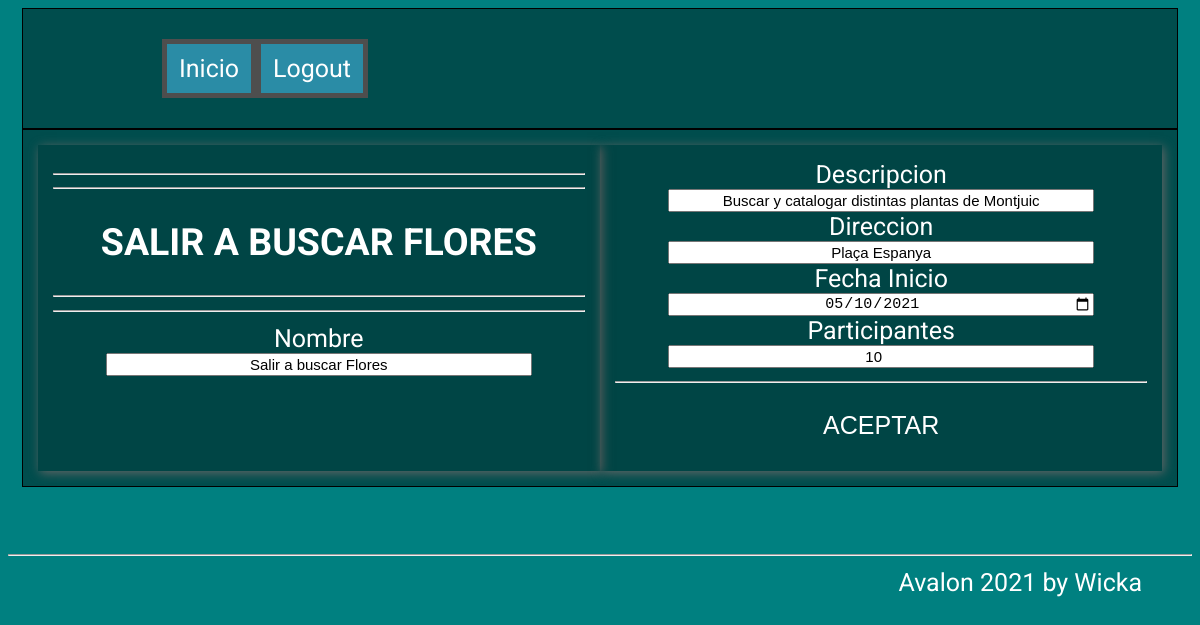
Page /activities_forms/form_editar.php?id=122 on the committed database.
### tables this page shows
CREATE TABLE `actividades` (
  `id` int(11) UNSIGNED NOT NULL,
  `id_ambito` int(11) UNSIGNED NOT NULL,
  `adaptada` int(1) NOT NULL,
  `name` varchar(50) NOT NULL,
  `descripcion` varchar(250) NOT NULL,
  `num_participante` int(11) NOT NULL,
  `fecha_inicio` date NOT NULL,
  `fecha_fin` date NOT NULL,
  `hora_inicio` time NOT NULL,
  `hora_fin` time NOT NULL,
  `duracion` int(11) NOT NULL,
  `id_voluntario` int(11) UNSIGNED NOT NULL,
  `id_poblacion` int(11) UNSIGNED NOT NULL,
  `direccion` varchar(100) NOT NULL,
  `id_grupo` int(11) UNSIGNED NOT NULL,
  `llena` int(1) NOT NULL,
  `id_estado` int(11) NOT NULL
);

### classes/Actividad.php (called while the page is built, shortened)
<?php
     class Actividad
      {
             function __construct($_id){
                  $this->id                 = $_id;
                  $conn=Connect_BBDD();
                  $Query = "SELECT * FROM actividades WHERE id = '$this->id'";
                  $_actividad = $conn->query($Query);
                  if($_actividad->num_rows > 0){
                    while($fila = $_actividad->fetch_assoc()) {
                      $this->name               = $fila['name'];
                      $this->descripcion        = $fila['descripcion'];
                      $this->fecha_inicio       = $fila['fecha_inicio'];
                      $this->direccion          = $fila['direccion'];
                      $this->num_participante   = $fila['num_participante'];
                    }
                }
          }
  }
 ?>

### activities_forms/form_editar.php (the view, shortened to what this page needs)
<?php
  include ("../classes/Actividad.php");
          if (isset($_GET['id'])==null){
          }else{
                $_actividad = new Actividad($_GET['id']);
          }
?>
<doctype html>
<html lang="es">
		<head>
        <link rel="stylesheet" href="../css/style.css" type="text/css"/>
		</head>
		<body id="editar_activities">
      <header>
        <div class="contenedor">
              <div   class="div_menu" >
                  <ul class="nav">
                    <li> <a href="../index.php">Inicio</a> </li>
                    <li> <a href="../sesiones/destroy_session.php"> Logout</a></li>
                  </ul>
              </div>
        </div>
      </header>
      <form class="login" action= "../crud_activities/editar.php" method="POST" >
				    <section class ="contenedor">
                <div class="division_vertical">
                      <hr><hr>
                        <h1><?php echo strtoupper($_actividad->name);?></h1><hr>
                        <hr>
                        Nombre <br>
                      <input  class="form_texto"  type="text" name="name" id="name" placeholder="name"  required
                       value='<?php echo $_actividad->name;?>'>
                       <br>
                </div>
      						<div id="div_alta" class="division_vertical">
      			               	Descripcion <br>
      											<input  class="form_texto"  type="text" name="descripcion" id="descripcion" placeholder="descripcion"  required
                             value='<?php echo $_actividad->descripcion;?>'>
                            <br>
      			             	  Direccion <br>
      			                <input  class="form_texto"  type="text" name="direccion" id="direccion" placeholder="direccion"  required
                            value='<?php echo $_actividad->direccion;?>'>
                            <br>
      			               	Fecha Inicio <br>
      			                <input  class="form_date"  type="date" name="fecha_inicio" id="fecha_inicio" placeholder="fecha_inicio"  required
                            value='<?php echo $_actividad->fecha_inicio;?>'>
                             Participantes <br>
                            <input  class="form_texto"  type="number" name="num_participantes" id="num_participantes"  min=1 required
                            value='<?php echo $_actividad->num_participante;?>'>
      											<hr>
      											<div class="div_button"><input id="button" type="submit" name="Aceptar" value="ACEPTAR"></div>
      							</div>
				      </section>
         </form>
			<br><hr>
  		<footer>Avalon 2021 by Wicka</footer>
		</body>
</html>

### css/style.css (style rules this page uses)
#actividades, #editar_activities, #altas_activities { background-color: teal; }
body { color: white; font-size: 25px; font-family: "Roboto"; }
section, div { padding: 15px; }
.contenedor { border: solid 1px black; width: 95%; display: flex; flex-wrap: nowrap; justify-content:center; margin-left: auto; margin-right: auto; background-color: rgba(1,2,1,0.4); }
.contenedor .division_vertical { width: 100%; text-align: center; background-color: rgba(1,2,1,0.1); box-shadow: 2px 2px 10px #666; }
.form_texto, .form_pwd, .form_date { width: 80%; text-align: center; font-size: 15px; }
.contenedor .div_menu { align-items: center; align-content: center; text-align: center; width: 85%; min-width: 475px; }
.contenedor .div_menu .nav { text-align: center; width:1000px; margin:0 auto; }
.contenedor .div_menu .nav > li { float:left; background-color: #4E4E4E; }
.contenedor .div_menu .nav li a { margin: 5px; background-color:#2A8CA6; color:#fff; text-decoration:none; padding:10px 12px; display:block; }
ul, ol { list-style:none; }
.contenedor .div_button { text-align: center; }
#button { border: none; background: rgba(0,0,0,0); width: 50%; font-size: 25px; color:white; }
a { color:thistle; }
footer { text-align: right; margin-right: 50px; }

### rows in the picture
actividades: name "SALIR A BUSCAR FLORES", name "Salir a buscar Flores", descripcion "Buscar y catalogar distintas plantas de Montjuic", direccion "Plaça Espanya", fecha_inicio "05/10/2021", num_participantes "10"
